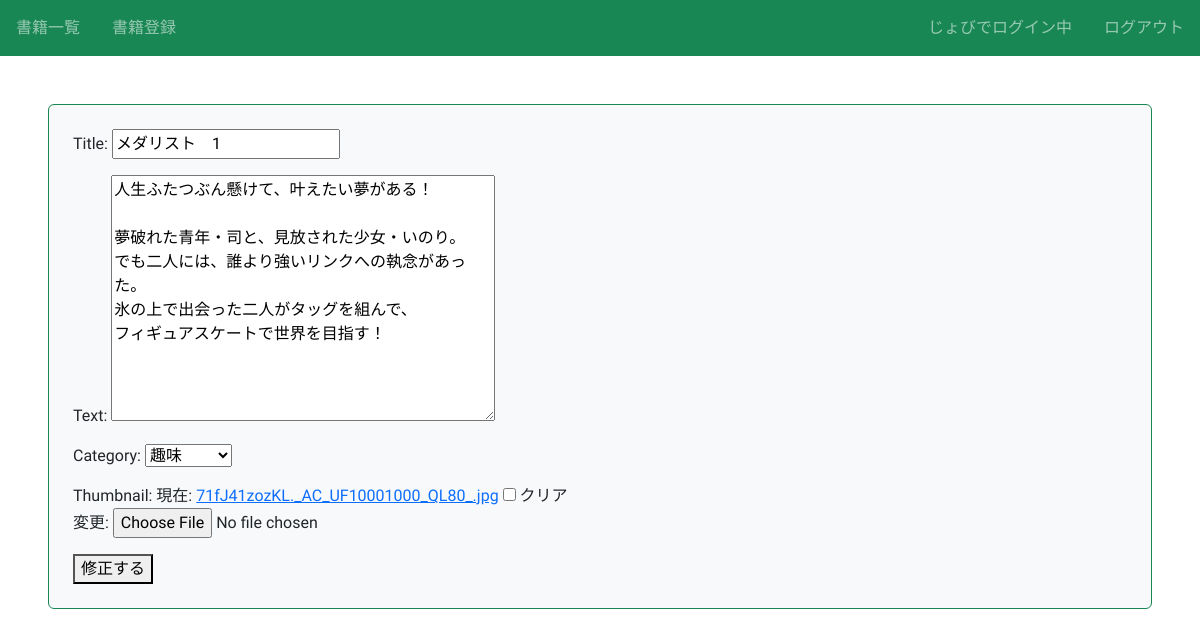
The page /book/7/update/ (signed in) on the database its author committed.
### book/models.py (models this page shows, shortened)
class Shelf(models.Model):
    title = models.CharField(max_length=100)
    text = models.TextField()
    thumbnail = models.ImageField(null=True, blank=True)
    category = models.CharField(
        max_length=100,
        choices = CATEGORY,
    )
    user = models.ForeignKey("auth.User", on_delete=models.CASCADE)

### book/views.py (the view)
# urls.py: path('book/<int:pk>/update/', views.UpdateBookView.as_view(), name='update-book'),
class UpdateBookView(LoginRequiredMixin, generic.UpdateView):
    template_name = 'book/book_update.html'
    model = Shelf
    context_object_name = 'Shelf'
    fields = ('title', 'text', 'category', 'thumbnail')
    success_url = reverse_lazy('list-book')
    def dispatch(self, request, *args, **kwargs):
        obj = self.get_object()
        if obj.user != self.request.user:
            raise PermissionDenied('編集権限がありません。')
        return super(UpdateView, self).dispatch(request, *args, **kwargs)

### templates/book/book_update.html (shortened to what this page needs)
{% extends "base.html" %}
{% block content %}
  <form method="post" enctype="multipart/form-data" class="p-4 m-4 bg-light border border-success rounded form-group">
    {{ form.as_p }}
    <button type="submit">修正する</button>
  </form>
{% endblock %}

### templates/base.html (shortened to what this page needs)
<!DOCTYPE html>
<html lang="en">
<head>
    <link href="https://cdn.jsdelivr.net/npm/bootstrap@5.3.0/dist/css/bootstrap.min.css" rel="stylesheet">
</head>
<body>
    <nav class="navbar navbar-dark bg-success sticky-top">
        <div class="navbar-nav d-flex flex-row">
            <a href="{% url 'list-book' %}" class="nav-link mx-3">書籍一覧</a>
            {% if user.is_authenticated %}
            <a href="{% url 'create-book' %}" class="nav-link mx-3">書籍登録</a>
            {% endif %}
        </div>
        <div class="navbar-nav d-flex flex-row">
            {% if user.is_authenticated %}
                <span class="navbar-text mx-3">{{ user }}でログイン中</span>
                <a href="{% url 'logout' %}" class="nav-link mx-3">ログアウト</a>
            {% else %}
                <a href="{% url 'login' %}" class="nav-link mx-3">ログイン</a>
                <a href="{% url 'accounts:signup' %}" class="nav-link mx-3">会員登録</a>
            {% endif %}
        </div>
    </nav>
    <div class="p-4">
        {% block content %}{% endblock %}
    </div>
</body>
</html>

### templates/base.html (style rules this page uses)
body { font-family: "M PLUS Rounded 1c", sans-serif; }

### rows shown on the page
Shelf: title "メダリスト 1", text "人生ふたつぶん懸けて、叶えたい夢がある！ 夢破れた青年・司と、見放された少女・いのり。 でも二人には、誰より強いリンクへの執念があった。 氷の上で出会った二人がタッグを組んで、 フィギュアスケートで世界を目指す！", category "趣味"

### other values the page prints
{{ user }} "じょび"
